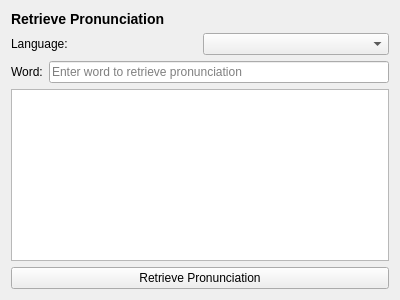
<?xml version="1.0" encoding="UTF-8"?>
<ui version="4.0">
 <class>Form</class>
 <widget class="QWidget" name="Form">
  <property name="geometry">
   <rect>
    <x>0</x>
    <y>0</y>
    <width>400</width>
    <height>300</height>
   </rect>
  </property>
  <property name="windowTitle">
   <string>Form</string>
  </property>
  <layout class="QVBoxLayout" name="verticalLayout_4">
   <item>
    <widget class="QLabel" name="retrieveTitleLabel">
     <property name="text">
      <string>Retrieve Pronunciation</string>
     </property>
     <property name="styleSheet">
      <string>font-weight: bold; font-size: 14px;</string>
     </property>
    </widget>
   </item>
   <item>
    <layout class="QHBoxLayout" name="horizontalLayout_3">
     <item>
      <widget class="QLabel" name="retrieveLanguageLabel">
       <property name="text">
        <string>Language:</string>
       </property>
      </widget>
     </item>
     <item>
      <widget class="QComboBox" name="retrieveLanguageCombo">
      </widget>
     </item>
    </layout>
   </item>
   <item>
    <layout class="QHBoxLayout" name="horizontalLayout_4">
     <item>
      <widget class="QLabel" name="wordLabel">
       <property name="text">
        <string>Word:</string>
       </property>
      </widget>
     </item>
     <item>
      <widget class="QLineEdit" name="wordInput">
       <property name="placeholderText">
        <string>Enter word to retrieve pronunciation</string>
       </property>
      </widget>
     </item>
    </layout>
   </item>
   <item>
    <widget class="QTextEdit" name="retrieveDisplay">
     <property name="readOnly">
      <bool>true</bool>
     </property>
    </widget>
   </item>
   <item>
    <widget class="QPushButton" name="retrieveButton">
     <property name="text">
      <string>Retrieve Pronunciation</string>
     </property>
    </widget>
   </item>
  </layout>
 </widget>
 <resources/>
 <connections/>
</ui>
